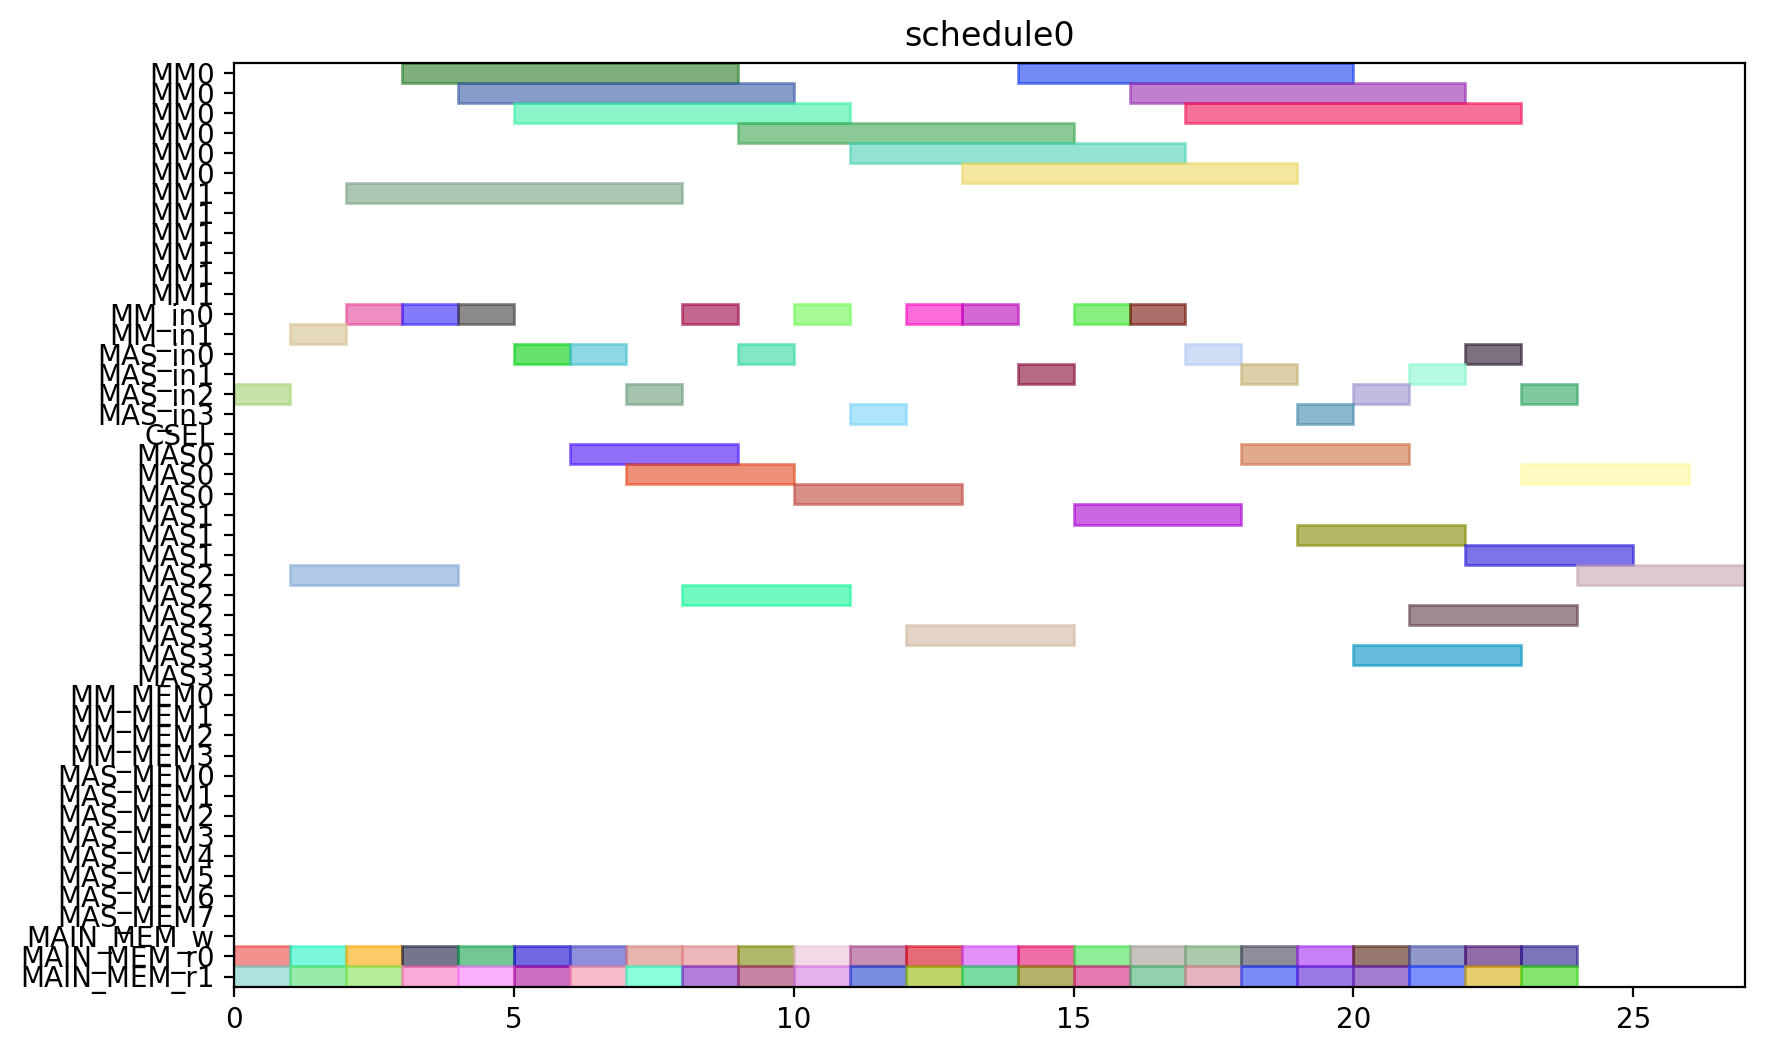

This figure's Python source:
from pyschedule import Scenario, solvers, plotters, alt


def solve():
	horizon = 120
	S = Scenario("schedule0", horizon=horizon)

	# resource
	MM = S.Resources('MM', num=2, size=6)
	MM_in = S.Resources('MM_in', num=2)
	MAS_in = S.Resources('MAS_in', num=4)
	CSEL = S.Resource('CSEL')
	MAS = S.Resources('MAS', num=4, size=3, periods=range(1, horizon))
	MM_MEM = S.Resources('MM_MEM', num=4)
	MAS_MEM = S.Resources('MAS_MEM', num=8)
	MAIN_MEM_w = S.Resource('MAIN_MEM_w', size=1)
	MAIN_MEM_r = S.Resources('MAIN_MEM_r', num=2)

	# result of previous scheduling

	# new tasks
	t0_t0 = S.Task('t0_t0', length=3, delay_cost=1)
	t0_t0 += alt(MAS)
	t0_t0_in = S.Task('t0_t0_in', length=1, delay_cost=1)
	t0_t0_in += alt(MAS_in)
	S += t0_t0_in*MAS_in[0]<=t0_t0*MAS[0]

	S += t0_t0_in*MAS_in[1]<=t0_t0*MAS[1]

	S += t0_t0_in*MAS_in[2]<=t0_t0*MAS[2]

	S += t0_t0_in*MAS_in[3]<=t0_t0*MAS[3]

	t0_t0_mem0 = S.Task('t0_t0_mem0', length=1, delay_cost=1)
	t0_t0_mem0 += MAIN_MEM_r[0]
	S += t0_t0_mem0 <= t0_t0

	t0_t0_mem1 = S.Task('t0_t0_mem1', length=1, delay_cost=1)
	t0_t0_mem1 += MAIN_MEM_r[1]
	S += t0_t0_mem1 <= t0_t0

	t0_t1 = S.Task('t0_t1', length=3, delay_cost=1)
	t0_t1 += alt(MAS)
	t0_t1_in = S.Task('t0_t1_in', length=1, delay_cost=1)
	t0_t1_in += alt(MAS_in)
	S += t0_t1_in*MAS_in[0]<=t0_t1*MAS[0]

	S += t0_t1_in*MAS_in[1]<=t0_t1*MAS[1]

	S += t0_t1_in*MAS_in[2]<=t0_t1*MAS[2]

	S += t0_t1_in*MAS_in[3]<=t0_t1*MAS[3]

	t0_t1_mem0 = S.Task('t0_t1_mem0', length=1, delay_cost=1)
	t0_t1_mem0 += MAIN_MEM_r[0]
	S += t0_t1_mem0 <= t0_t1

	t0_t1_mem1 = S.Task('t0_t1_mem1', length=1, delay_cost=1)
	t0_t1_mem1 += MAIN_MEM_r[1]
	S += t0_t1_mem1 <= t0_t1

	t0_t3 = S.Task('t0_t3', length=6, delay_cost=1)
	t0_t3 += alt(MM)
	t0_t3_in = S.Task('t0_t3_in', length=1, delay_cost=1)
	t0_t3_in += alt(MM_in)
	S += t0_t3_in*MM_in[0]<=t0_t3*MM[0]
	S += t0_t3_in*MM_in[1]<=t0_t3*MM[1]
	t0_t3_mem0 = S.Task('t0_t3_mem0', length=1, delay_cost=1)
	t0_t3_mem0 += MAIN_MEM_r[0]
	S += t0_t3_mem0 <= t0_t3

	t0_t3_mem1 = S.Task('t0_t3_mem1', length=1, delay_cost=1)
	t0_t3_mem1 += MAIN_MEM_r[1]
	S += t0_t3_mem1 <= t0_t3

	t10 = S.Task('t10', length=3, delay_cost=1)
	t10 += alt(MAS)
	t10_in = S.Task('t10_in', length=1, delay_cost=1)
	t10_in += alt(MAS_in)
	S += t10_in*MAS_in[0]<=t10*MAS[0]

	S += t10_in*MAS_in[1]<=t10*MAS[1]

	S += t10_in*MAS_in[2]<=t10*MAS[2]

	S += t10_in*MAS_in[3]<=t10*MAS[3]

	t10_mem0 = S.Task('t10_mem0', length=1, delay_cost=1)
	t10_mem0 += MAIN_MEM_r[0]
	S += t10_mem0 <= t10

	t10_mem1 = S.Task('t10_mem1', length=1, delay_cost=1)
	t10_mem1 += MAIN_MEM_r[1]
	S += t10_mem1 <= t10

	t11 = S.Task('t11', length=3, delay_cost=1)
	t11 += alt(MAS)
	t11_in = S.Task('t11_in', length=1, delay_cost=1)
	t11_in += alt(MAS_in)
	S += t11_in*MAS_in[0]<=t11*MAS[0]

	S += t11_in*MAS_in[1]<=t11*MAS[1]

	S += t11_in*MAS_in[2]<=t11*MAS[2]

	S += t11_in*MAS_in[3]<=t11*MAS[3]

	t11_mem0 = S.Task('t11_mem0', length=1, delay_cost=1)
	t11_mem0 += MAIN_MEM_r[0]
	S += t11_mem0 <= t11

	t11_mem1 = S.Task('t11_mem1', length=1, delay_cost=1)
	t11_mem1 += MAIN_MEM_r[1]
	S += t11_mem1 <= t11

	t3_t0 = S.Task('t3_t0', length=6, delay_cost=1)
	t3_t0 += alt(MM)
	t3_t0_in = S.Task('t3_t0_in', length=1, delay_cost=1)
	t3_t0_in += alt(MM_in)
	S += t3_t0_in*MM_in[0]<=t3_t0*MM[0]
	S += t3_t0_in*MM_in[1]<=t3_t0*MM[1]
	t3_t0_mem0 = S.Task('t3_t0_mem0', length=1, delay_cost=1)
	t3_t0_mem0 += MAIN_MEM_r[0]
	S += t3_t0_mem0 <= t3_t0

	t3_t0_mem1 = S.Task('t3_t0_mem1', length=1, delay_cost=1)
	t3_t0_mem1 += MAIN_MEM_r[1]
	S += t3_t0_mem1 <= t3_t0

	t3_t1 = S.Task('t3_t1', length=6, delay_cost=1)
	t3_t1 += alt(MM)
	t3_t1_in = S.Task('t3_t1_in', length=1, delay_cost=1)
	t3_t1_in += alt(MM_in)
	S += t3_t1_in*MM_in[0]<=t3_t1*MM[0]
	S += t3_t1_in*MM_in[1]<=t3_t1*MM[1]
	t3_t1_mem0 = S.Task('t3_t1_mem0', length=1, delay_cost=1)
	t3_t1_mem0 += MAIN_MEM_r[0]
	S += t3_t1_mem0 <= t3_t1

	t3_t1_mem1 = S.Task('t3_t1_mem1', length=1, delay_cost=1)
	t3_t1_mem1 += MAIN_MEM_r[1]
	S += t3_t1_mem1 <= t3_t1

	t3_t2 = S.Task('t3_t2', length=3, delay_cost=1)
	t3_t2 += alt(MAS)
	t3_t2_in = S.Task('t3_t2_in', length=1, delay_cost=1)
	t3_t2_in += alt(MAS_in)
	S += t3_t2_in*MAS_in[0]<=t3_t2*MAS[0]

	S += t3_t2_in*MAS_in[1]<=t3_t2*MAS[1]

	S += t3_t2_in*MAS_in[2]<=t3_t2*MAS[2]

	S += t3_t2_in*MAS_in[3]<=t3_t2*MAS[3]

	t3_t2_mem0 = S.Task('t3_t2_mem0', length=1, delay_cost=1)
	t3_t2_mem0 += MAIN_MEM_r[0]
	S += t3_t2_mem0 <= t3_t2

	t3_t2_mem1 = S.Task('t3_t2_mem1', length=1, delay_cost=1)
	t3_t2_mem1 += MAIN_MEM_r[1]
	S += t3_t2_mem1 <= t3_t2

	t3_t3 = S.Task('t3_t3', length=3, delay_cost=1)
	t3_t3 += alt(MAS)
	t3_t3_in = S.Task('t3_t3_in', length=1, delay_cost=1)
	t3_t3_in += alt(MAS_in)
	S += t3_t3_in*MAS_in[0]<=t3_t3*MAS[0]

	S += t3_t3_in*MAS_in[1]<=t3_t3*MAS[1]

	S += t3_t3_in*MAS_in[2]<=t3_t3*MAS[2]

	S += t3_t3_in*MAS_in[3]<=t3_t3*MAS[3]

	t3_t3_mem0 = S.Task('t3_t3_mem0', length=1, delay_cost=1)
	t3_t3_mem0 += MAIN_MEM_r[0]
	S += t3_t3_mem0 <= t3_t3

	t3_t3_mem1 = S.Task('t3_t3_mem1', length=1, delay_cost=1)
	t3_t3_mem1 += MAIN_MEM_r[1]
	S += t3_t3_mem1 <= t3_t3

	t4_t0 = S.Task('t4_t0', length=3, delay_cost=1)
	t4_t0 += alt(MAS)
	t4_t0_in = S.Task('t4_t0_in', length=1, delay_cost=1)
	t4_t0_in += alt(MAS_in)
	S += t4_t0_in*MAS_in[0]<=t4_t0*MAS[0]

	S += t4_t0_in*MAS_in[1]<=t4_t0*MAS[1]

	S += t4_t0_in*MAS_in[2]<=t4_t0*MAS[2]

	S += t4_t0_in*MAS_in[3]<=t4_t0*MAS[3]

	t4_t0_mem0 = S.Task('t4_t0_mem0', length=1, delay_cost=1)
	t4_t0_mem0 += MAIN_MEM_r[0]
	S += t4_t0_mem0 <= t4_t0

	t4_t0_mem1 = S.Task('t4_t0_mem1', length=1, delay_cost=1)
	t4_t0_mem1 += MAIN_MEM_r[1]
	S += t4_t0_mem1 <= t4_t0

	t4_t1 = S.Task('t4_t1', length=3, delay_cost=1)
	t4_t1 += alt(MAS)
	t4_t1_in = S.Task('t4_t1_in', length=1, delay_cost=1)
	t4_t1_in += alt(MAS_in)
	S += t4_t1_in*MAS_in[0]<=t4_t1*MAS[0]

	S += t4_t1_in*MAS_in[1]<=t4_t1*MAS[1]

	S += t4_t1_in*MAS_in[2]<=t4_t1*MAS[2]

	S += t4_t1_in*MAS_in[3]<=t4_t1*MAS[3]

	t4_t1_mem0 = S.Task('t4_t1_mem0', length=1, delay_cost=1)
	t4_t1_mem0 += MAIN_MEM_r[0]
	S += t4_t1_mem0 <= t4_t1

	t4_t1_mem1 = S.Task('t4_t1_mem1', length=1, delay_cost=1)
	t4_t1_mem1 += MAIN_MEM_r[1]
	S += t4_t1_mem1 <= t4_t1

	t4_t3 = S.Task('t4_t3', length=6, delay_cost=1)
	t4_t3 += alt(MM)
	t4_t3_in = S.Task('t4_t3_in', length=1, delay_cost=1)
	t4_t3_in += alt(MM_in)
	S += t4_t3_in*MM_in[0]<=t4_t3*MM[0]
	S += t4_t3_in*MM_in[1]<=t4_t3*MM[1]
	t4_t3_mem0 = S.Task('t4_t3_mem0', length=1, delay_cost=1)
	t4_t3_mem0 += MAIN_MEM_r[0]
	S += t4_t3_mem0 <= t4_t3

	t4_t3_mem1 = S.Task('t4_t3_mem1', length=1, delay_cost=1)
	t4_t3_mem1 += MAIN_MEM_r[1]
	S += t4_t3_mem1 <= t4_t3

	t5_t0 = S.Task('t5_t0', length=6, delay_cost=1)
	t5_t0 += alt(MM)
	t5_t0_in = S.Task('t5_t0_in', length=1, delay_cost=1)
	t5_t0_in += alt(MM_in)
	S += t5_t0_in*MM_in[0]<=t5_t0*MM[0]
	S += t5_t0_in*MM_in[1]<=t5_t0*MM[1]
	t5_t0_mem0 = S.Task('t5_t0_mem0', length=1, delay_cost=1)
	t5_t0_mem0 += MAIN_MEM_r[0]
	S += t5_t0_mem0 <= t5_t0

	t5_t0_mem1 = S.Task('t5_t0_mem1', length=1, delay_cost=1)
	t5_t0_mem1 += MAIN_MEM_r[1]
	S += t5_t0_mem1 <= t5_t0

	t5_t1 = S.Task('t5_t1', length=6, delay_cost=1)
	t5_t1 += alt(MM)
	t5_t1_in = S.Task('t5_t1_in', length=1, delay_cost=1)
	t5_t1_in += alt(MM_in)
	S += t5_t1_in*MM_in[0]<=t5_t1*MM[0]
	S += t5_t1_in*MM_in[1]<=t5_t1*MM[1]
	t5_t1_mem0 = S.Task('t5_t1_mem0', length=1, delay_cost=1)
	t5_t1_mem0 += MAIN_MEM_r[0]
	S += t5_t1_mem0 <= t5_t1

	t5_t1_mem1 = S.Task('t5_t1_mem1', length=1, delay_cost=1)
	t5_t1_mem1 += MAIN_MEM_r[1]
	S += t5_t1_mem1 <= t5_t1

	t5_t2 = S.Task('t5_t2', length=3, delay_cost=1)
	t5_t2 += alt(MAS)
	t5_t2_in = S.Task('t5_t2_in', length=1, delay_cost=1)
	t5_t2_in += alt(MAS_in)
	S += t5_t2_in*MAS_in[0]<=t5_t2*MAS[0]

	S += t5_t2_in*MAS_in[1]<=t5_t2*MAS[1]

	S += t5_t2_in*MAS_in[2]<=t5_t2*MAS[2]

	S += t5_t2_in*MAS_in[3]<=t5_t2*MAS[3]

	t5_t2_mem0 = S.Task('t5_t2_mem0', length=1, delay_cost=1)
	t5_t2_mem0 += MAIN_MEM_r[0]
	S += t5_t2_mem0 <= t5_t2

	t5_t2_mem1 = S.Task('t5_t2_mem1', length=1, delay_cost=1)
	t5_t2_mem1 += MAIN_MEM_r[1]
	S += t5_t2_mem1 <= t5_t2

	t5_t3 = S.Task('t5_t3', length=3, delay_cost=1)
	t5_t3 += alt(MAS)
	t5_t3_in = S.Task('t5_t3_in', length=1, delay_cost=1)
	t5_t3_in += alt(MAS_in)
	S += t5_t3_in*MAS_in[0]<=t5_t3*MAS[0]

	S += t5_t3_in*MAS_in[1]<=t5_t3*MAS[1]

	S += t5_t3_in*MAS_in[2]<=t5_t3*MAS[2]

	S += t5_t3_in*MAS_in[3]<=t5_t3*MAS[3]

	t5_t3_mem0 = S.Task('t5_t3_mem0', length=1, delay_cost=1)
	t5_t3_mem0 += MAIN_MEM_r[0]
	S += t5_t3_mem0 <= t5_t3

	t5_t3_mem1 = S.Task('t5_t3_mem1', length=1, delay_cost=1)
	t5_t3_mem1 += MAIN_MEM_r[1]
	S += t5_t3_mem1 <= t5_t3

	t6_t0 = S.Task('t6_t0', length=6, delay_cost=1)
	t6_t0 += alt(MM)
	t6_t0_in = S.Task('t6_t0_in', length=1, delay_cost=1)
	t6_t0_in += alt(MM_in)
	S += t6_t0_in*MM_in[0]<=t6_t0*MM[0]
	S += t6_t0_in*MM_in[1]<=t6_t0*MM[1]
	t6_t0_mem0 = S.Task('t6_t0_mem0', length=1, delay_cost=1)
	t6_t0_mem0 += MAIN_MEM_r[0]
	S += t6_t0_mem0 <= t6_t0

	t6_t0_mem1 = S.Task('t6_t0_mem1', length=1, delay_cost=1)
	t6_t0_mem1 += MAIN_MEM_r[1]
	S += t6_t0_mem1 <= t6_t0

	t6_t1 = S.Task('t6_t1', length=6, delay_cost=1)
	t6_t1 += alt(MM)
	t6_t1_in = S.Task('t6_t1_in', length=1, delay_cost=1)
	t6_t1_in += alt(MM_in)
	S += t6_t1_in*MM_in[0]<=t6_t1*MM[0]
	S += t6_t1_in*MM_in[1]<=t6_t1*MM[1]
	t6_t1_mem0 = S.Task('t6_t1_mem0', length=1, delay_cost=1)
	t6_t1_mem0 += MAIN_MEM_r[0]
	S += t6_t1_mem0 <= t6_t1

	t6_t1_mem1 = S.Task('t6_t1_mem1', length=1, delay_cost=1)
	t6_t1_mem1 += MAIN_MEM_r[1]
	S += t6_t1_mem1 <= t6_t1

	t6_t2 = S.Task('t6_t2', length=3, delay_cost=1)
	t6_t2 += alt(MAS)
	t6_t2_in = S.Task('t6_t2_in', length=1, delay_cost=1)
	t6_t2_in += alt(MAS_in)
	S += t6_t2_in*MAS_in[0]<=t6_t2*MAS[0]

	S += t6_t2_in*MAS_in[1]<=t6_t2*MAS[1]

	S += t6_t2_in*MAS_in[2]<=t6_t2*MAS[2]

	S += t6_t2_in*MAS_in[3]<=t6_t2*MAS[3]

	t6_t2_mem0 = S.Task('t6_t2_mem0', length=1, delay_cost=1)
	t6_t2_mem0 += MAIN_MEM_r[0]
	S += t6_t2_mem0 <= t6_t2

	t6_t2_mem1 = S.Task('t6_t2_mem1', length=1, delay_cost=1)
	t6_t2_mem1 += MAIN_MEM_r[1]
	S += t6_t2_mem1 <= t6_t2

	t6_t3 = S.Task('t6_t3', length=3, delay_cost=1)
	t6_t3 += alt(MAS)
	t6_t3_in = S.Task('t6_t3_in', length=1, delay_cost=1)
	t6_t3_in += alt(MAS_in)
	S += t6_t3_in*MAS_in[0]<=t6_t3*MAS[0]

	S += t6_t3_in*MAS_in[1]<=t6_t3*MAS[1]

	S += t6_t3_in*MAS_in[2]<=t6_t3*MAS[2]

	S += t6_t3_in*MAS_in[3]<=t6_t3*MAS[3]

	t6_t3_mem0 = S.Task('t6_t3_mem0', length=1, delay_cost=1)
	t6_t3_mem0 += MAIN_MEM_r[0]
	S += t6_t3_mem0 <= t6_t3

	t6_t3_mem1 = S.Task('t6_t3_mem1', length=1, delay_cost=1)
	t6_t3_mem1 += MAIN_MEM_r[1]
	S += t6_t3_mem1 <= t6_t3

	t7_t0 = S.Task('t7_t0', length=6, delay_cost=1)
	t7_t0 += alt(MM)
	t7_t0_in = S.Task('t7_t0_in', length=1, delay_cost=1)
	t7_t0_in += alt(MM_in)
	S += t7_t0_in*MM_in[0]<=t7_t0*MM[0]
	S += t7_t0_in*MM_in[1]<=t7_t0*MM[1]
	t7_t0_mem0 = S.Task('t7_t0_mem0', length=1, delay_cost=1)
	t7_t0_mem0 += MAIN_MEM_r[0]
	S += t7_t0_mem0 <= t7_t0

	t7_t0_mem1 = S.Task('t7_t0_mem1', length=1, delay_cost=1)
	t7_t0_mem1 += MAIN_MEM_r[1]
	S += t7_t0_mem1 <= t7_t0

	t7_t1 = S.Task('t7_t1', length=6, delay_cost=1)
	t7_t1 += alt(MM)
	t7_t1_in = S.Task('t7_t1_in', length=1, delay_cost=1)
	t7_t1_in += alt(MM_in)
	S += t7_t1_in*MM_in[0]<=t7_t1*MM[0]
	S += t7_t1_in*MM_in[1]<=t7_t1*MM[1]
	t7_t1_mem0 = S.Task('t7_t1_mem0', length=1, delay_cost=1)
	t7_t1_mem0 += MAIN_MEM_r[0]
	S += t7_t1_mem0 <= t7_t1

	t7_t1_mem1 = S.Task('t7_t1_mem1', length=1, delay_cost=1)
	t7_t1_mem1 += MAIN_MEM_r[1]
	S += t7_t1_mem1 <= t7_t1

	t7_t2 = S.Task('t7_t2', length=3, delay_cost=1)
	t7_t2 += alt(MAS)
	t7_t2_in = S.Task('t7_t2_in', length=1, delay_cost=1)
	t7_t2_in += alt(MAS_in)
	S += t7_t2_in*MAS_in[0]<=t7_t2*MAS[0]

	S += t7_t2_in*MAS_in[1]<=t7_t2*MAS[1]

	S += t7_t2_in*MAS_in[2]<=t7_t2*MAS[2]

	S += t7_t2_in*MAS_in[3]<=t7_t2*MAS[3]

	t7_t2_mem0 = S.Task('t7_t2_mem0', length=1, delay_cost=1)
	t7_t2_mem0 += MAIN_MEM_r[0]
	S += t7_t2_mem0 <= t7_t2

	t7_t2_mem1 = S.Task('t7_t2_mem1', length=1, delay_cost=1)
	t7_t2_mem1 += MAIN_MEM_r[1]
	S += t7_t2_mem1 <= t7_t2

	t7_t3 = S.Task('t7_t3', length=3, delay_cost=1)
	t7_t3 += alt(MAS)
	t7_t3_in = S.Task('t7_t3_in', length=1, delay_cost=1)
	t7_t3_in += alt(MAS_in)
	S += t7_t3_in*MAS_in[0]<=t7_t3*MAS[0]

	S += t7_t3_in*MAS_in[1]<=t7_t3*MAS[1]

	S += t7_t3_in*MAS_in[2]<=t7_t3*MAS[2]

	S += t7_t3_in*MAS_in[3]<=t7_t3*MAS[3]

	t7_t3_mem0 = S.Task('t7_t3_mem0', length=1, delay_cost=1)
	t7_t3_mem0 += MAIN_MEM_r[0]
	S += t7_t3_mem0 <= t7_t3

	t7_t3_mem1 = S.Task('t7_t3_mem1', length=1, delay_cost=1)
	t7_t3_mem1 += MAIN_MEM_r[1]
	S += t7_t3_mem1 <= t7_t3

	solvers.mip.solve(S,msg=1,kind='CPLEX',ratio_gap=1.01)

	solution = [['hoge']*len(S.solution()[1]) for i in range(len(S.solution()))]
	for i in range(len(S.solution())):
		for j in range(len(S.solution()[i])):
			solution[i][j]=str(S.solution()[i][j])
	print(solution)

	cycles = int(solution[-1][3])

	pic_file_name = "/mnt/rose/usr1/fukuda/ABE/multiRAM_multiMAS_16mux/scheduling_result/stage6MM2_stage3MAS4/SQR012345/schedule0.png"
	if(S.solution() != []):
		plotters.matplotlib.plot(S,img_filename=pic_file_name, show_task_labels=False, fig_size=(cycles*0.25+3, 6))

	return solution
